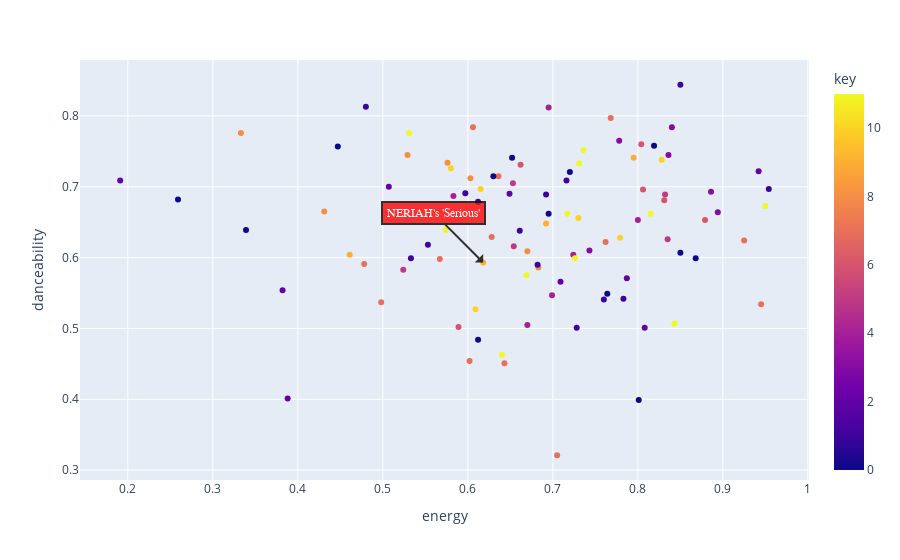

Source (notebook cell):
### Code cell
hover_columns = ['name', 'artist', 'added_at', 'tempo', 'valence']
fig = px.scatter(most_recently_added, x="energy", y='danceability', color='key', color_discrete_sequence=px.colors.qualitative.Bold, hover_data=hover_columns)

# Find the index of the song "Shape of You" in the most_recently_added dataframe
song_index = most_recently_added[most_recently_added['name'] == 'Serious'].index[0]

# Get the x and y coordinates of the point corresponding to the song
x_coord = most_recently_added.loc[song_index, 'energy']
y_coord = most_recently_added.loc[song_index, 'danceability']

# Create the arrow and text annotation
fig.add_annotation(
    x=x_coord,
    y=y_coord,
    ax=x_coord-50,
    ay=y_coord-50,
    text="NERIAH's 'Serious'",
    arrowhead=1,
    showarrow=True,
    font=dict(
        family="Courier New, monospace",
        size=12,
        color="#ffffff"
    ),
    align="center",
    arrowcolor="black",
    arrowwidth=2,
    arrowsize=1,
    bordercolor="black",
    borderwidth=2,
    borderpad=4,
    bgcolor="red",
    opacity=0.8
)

# Show the plot
fig.show()

### Figure 1 — Plotly figure (JSON) as saved in the notebook; plotly's stock layout.template omitted (floating-point values rounded to 4 significant figures; data arrays with more than 128 entries replaced by an {"elided": "..."} marker saying what was removed)
{"data": [{"customdata": {"elided": "100x5 mixed values"}, "hovertemplate": "energy=%{x}<br>danceability=%{y}<br>name=%{customdata[0]}<br>artist=%{customdata[1]}<br>added_at=%{customdata[2]}<br>tempo=%{customdata[3]}<br>valence=%{customdata[4]}<br>key=%{marker.color}<extra></extra>", "legendgroup": "", "marker": {"color": [11, 1, 8, 2, 2, 6, 7, 6, 9, 3, 11, 5, 1, 8, 0, 0, 3, 1, 11, 4, 1, 1, 7, 9, 0, 10, 4, 7, 1, 8, 4, 4, 0, 1, 11, 0, 3, 0, 7, 2, 10, 10, 0, 11, 4, 6, 4, 1, 7, 8, 8, 3, 2, 0, 11, 5, 5, 2, 7, 5, 11, 3, 6, 1, 6, 7, 9, 1, 11, 11, 2, 7, 7, 1, 11, 0, 1, 7, 2, 8, 7, 0, 2, 0, 3, 1, 10, 11, 0, 0, 10, 7, 1, 10, 2, 5, 6, 9, 8, 7], "coloraxis": "coloraxis", "symbol": "circle"}, "mode": "markers", "name": "", "orientation": "v", "showlegend": false, "type": "scatter", "x": [0.717, 0.85, 0.431, 0.808, 0.649, 0.662, 0.762, 0.589, 0.618, 0.743, 0.95, 0.832, 0.716, 0.333, 0.339, 0.819, 0.836, 0.48, 0.669, 0.67, 0.533, 0.553, 0.478, 0.692, 0.85, 0.779, 0.724, 0.606, 0.728, 0.576, 0.583, 0.8, 0.612, 0.612, 0.726, 0.447, 0.84, 0.801, 0.768, 0.507, 0.73, 0.609, 0.695, 0.731, 0.699, 0.831, 0.695, 0.954, 0.705, 0.683, 0.529, 0.778, 0.388, 0.764, 0.574, 0.835, 0.654, 0.787, 0.602, 0.524, 0.736, 0.894, 0.879, 0.783, 0.806, 0.628, 0.461, 0.682, 0.815, 0.64, 0.709, 0.925, 0.643, 0.597, 0.843, 0.652, 0.76, 0.636, 0.191, 0.67, 0.498, 0.63, 0.382, 0.259, 0.886, 0.692, 0.828, 0.531, 0.72, 0.868, 0.58, 0.945, 0.661, 0.615, 0.942, 0.653, 0.804, 0.795, 0.603, 0.567], "xaxis": "x", "y": [0.662, 0.844, 0.665, 0.501, 0.69, 0.731, 0.622, 0.502, 0.593, 0.61, 0.673, 0.689, 0.709, 0.776, 0.639, 0.758, 0.745, 0.813, 0.575, 0.505, 0.599, 0.618, 0.591, 0.648, 0.607, 0.628, 0.604, 0.784, 0.501, 0.734, 0.687, 0.653, 0.484, 0.679, 0.599, 0.757, 0.784, 0.399, 0.797, 0.7, 0.656, 0.527, 0.662, 0.733, 0.547, 0.681, 0.812, 0.697, 0.321, 0.586, 0.745, 0.765, 0.401, 0.549, 0.639, 0.626, 0.616, 0.571, 0.454, 0.583, 0.752, 0.664, 0.653, 0.542, 0.696, 0.629, 0.604, 0.59, 0.662, 0.463, 0.566, 0.624, 0.451, 0.691, 0.507, 0.741, 0.541, 0.715, 0.709, 0.609, 0.537, 0.715, 0.554, 0.682, 0.693, 0.689, 0.738, 0.776, 0.721, 0.599, 0.726, 0.534, 0.638, 0.697, 0.722, 0.705, 0.76, 0.741, 0.712, 0.598], "yaxis": "y"}], "layout": {"annotations": [{"align": "center", "arrowcolor": "black", "arrowhead": 1, "arrowsize": 1, "arrowwidth": 2, "ax": -49.38, "ay": -49.41, "bgcolor": "red", "bordercolor": "black", "borderpad": 4, "borderwidth": 2, "font": {"color": "#ffffff", "family": "Courier New, monospace", "size": 12}, "opacity": 0.8, "showarrow": true, "text": "NERIAH's 'Serious'", "x": 0.618, "y": 0.593}], "coloraxis": {"colorbar": {"title": {"text": "key"}}, "colorscale": [[0, "#0d0887"], [0.1111, "#46039f"], [0.2222, "#7201a8"], [0.3333, "#9c179e"], [0.4444, "#bd3786"], [0.5556, "#d8576b"], [0.6667, "#ed7953"], [0.7778, "#fb9f3a"], [0.8889, "#fdca26"], [1, "#f0f921"]]}, "legend": {"tracegroupgap": 0}, "margin": {"t": 60}, "xaxis": {"anchor": "y", "domain": [0, 1], "title": {"text": "energy"}}, "yaxis": {"anchor": "x", "domain": [0, 1], "title": {"text": "danceability"}}}}
